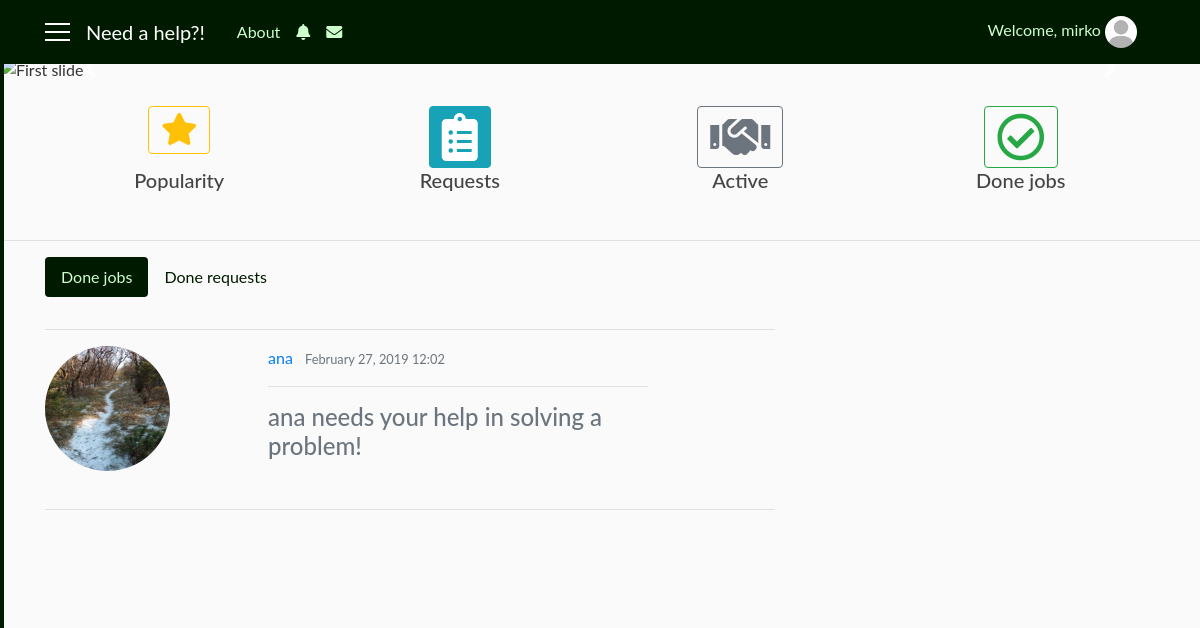
The page /done_repairman/2 (signed in) on the database as committed earlier.
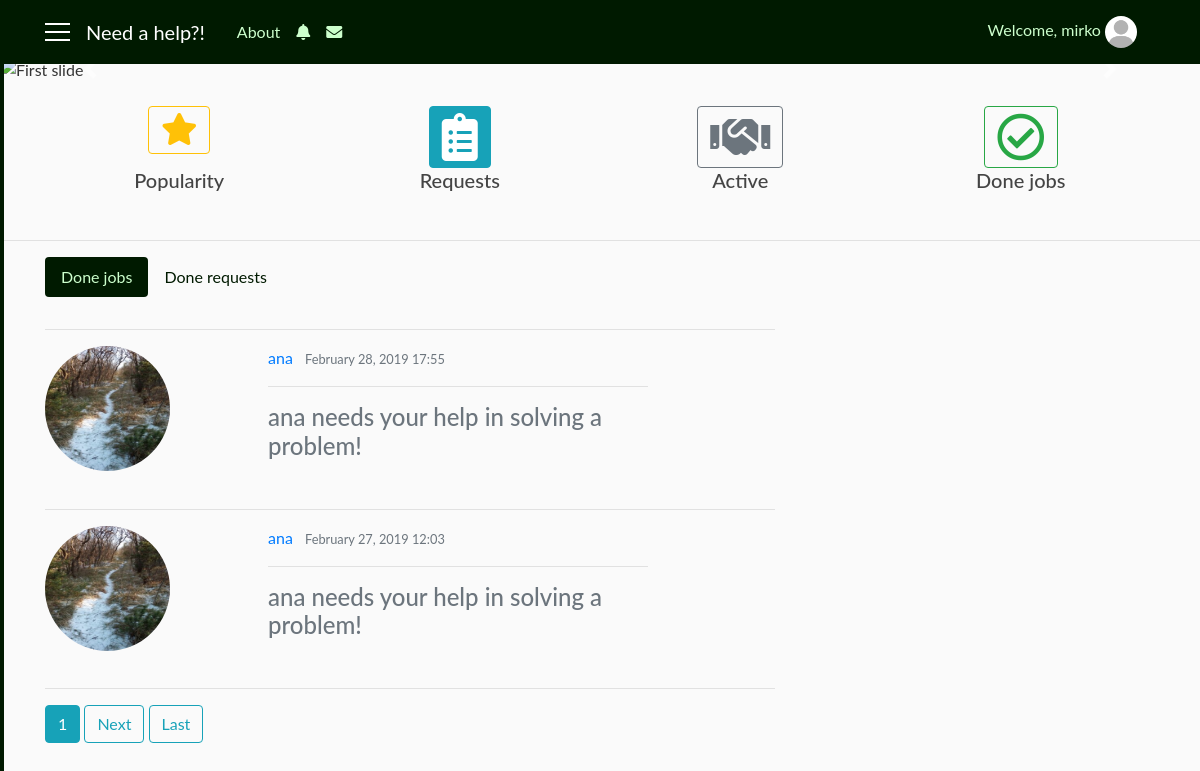
The same page on the database as committed later.
### user/models.py (models this page shows, shortened)
class Profile(models.Model):
    user = models.OneToOneField(User, on_delete=models.CASCADE)
    gender = models.CharField(max_length=10, choices=GENDER, default='male')
    address = models.CharField(max_length=30, blank=True)
    birth_date = models.DateField(null=True, blank=True)
    phone_number = models.CharField(max_length=100, blank=True)
    costs = models.IntegerField(default=100)
    role = models.CharField(max_length=15, choices=ROLES, default='client')
    profession = models.CharField(max_length=250, choices=PROFESSION, default='Other')
    knowledges = models.TextField(max_length=1000, blank=True)
    photo = models.ImageField(default='default_user.jpg', upload_to='profile_user')

class RepairmanRequests(models.Model):
    repairman = models.ForeignKey(User, on_delete=models.CASCADE)
    user = models.IntegerField()
    request_message = models.CharField(max_length=1000, default='No request')
    date = models.DateTimeField(auto_now_add=True)
    seen = models.BooleanField(default=False)
    active = models.BooleanField(default=False)
    done = models.BooleanField(default=False)

### need_a_help_app/views.py (the view)
# urls.py: path('done_repairman/<int:pk>', views.RepairmanDoneListView.as_view(), name='done_repairman'),
class RepairmanDoneListView(LoginRequiredMixin, ListView):
    model = RepairmanRequests
    template_name = 'need_a_help_app/done_repairman.html'
    context_object_name = 'don_rep'
    paginate_by = 2
    def get_queryset(self):
        user = get_object_or_404(User, pk=self.kwargs.get('pk'))
        return RepairmanRequests.objects.filter(repairman=user, done=True).order_by('-date')
    def get_context_data(self, **kwargs):
        context_data = super(RepairmanDoneListView, self).get_context_data(**kwargs)
        users = User.objects.all()
        us = self.request.user
        job_done = JobHire.objects.filter(repairman=us, status='done')
        context_data['us'] = users
        context_data['done'] = job_done
        return context_data

### need_a_help_app/templates/need_a_help_app/done_repairman.html (shortened to what the changed rows need)
{% extends 'need_a_help_app/base.html' %}
{% block content %}
   <div class="tab-content" id="pills-tabContent">
        <div class="tab-pane fade show active" id="pills-job" role="tabpanel" aria-labelledby="pills-job-tab">
            {% if don_rep %}
               {% for i in don_rep %}
                    <div class="row">
                        <div class="col-sm-3">
                            {% for j in us %}
                                {% if i.user == j.id %}
                                    <a href="{% url 'info' j.id %}">
                                        <img class="rounded-circle account-img" src="{{ j.profile.photo.url }}">
                                    </a>
                                {% endif %}
                            {% endfor %}
                        </div>
                        <div class="col-sm-7 pl-5">
                            {% for j in us %}
                                {% if i.user == j.id %}
                                    <a class="mr-2" href="{% url 'info' j.id %}">{{ j }}</a>
                                {% endif %}
                            {% endfor %}
                            <small class="text-muted">{{ i.date|date:'F d, Y H:i' }}</small>&nbsp
                            <hr width="100%">
                            <h4 class="text-secondary">{{ i.request_message }}</h4><br>
                        </div>
                    </div>
                    <hr width="100%">
               {% endfor %}
           {% else %}
            <h3 class="text-secondary text-muted" align="center">No results</h3>
           {% endif %}
            {% if is_paginated %}
                {% for i in page_obj.paginator.page_range %}
                    {% if page_obj.number == i %}
                        <a class="btn btn-info mb-4" href="?page={{ i }}">{{ i }}</a>
                    {% elif num > page_obj.number|add:'-3' and num < page_obj.number|add:'3' %}
                        <a class="btn btn-outline-info mb-4" href="?page={{ i }}">{{ i }}</a>
                    {% endif %}
                {% endfor %}
                {% if page_obj.has_next %}
                    <a class="btn btn-outline-info mb-4" href="?page={{ page_obj.next_page_number }}">Next</a>
                    <a class="btn btn-outline-info mb-4" href="?page={{ page_obj.paginator.num_pages }}">Last</a>
                {% endif %}
            {% endif %}
        </div>
    </div>
{% endblock %}

Rows that differ between the two databases and show on the page:
no longer on this page (row unchanged): RepairmanRequests: date "February 27, 2019 12:02", request_message "ana needs your help in solving a problem!"
added RepairmanRequests: date "February 28, 2019 17:55", request_message "ana needs your help in solving a problem!"
now on this page (row edited): RepairmanRequests: date "February 27, 2019 12:03", request_message "ana needs your help in solving a problem!"
Other text that changed with them:
new list line: "1"
text now shown: "Next Last"
